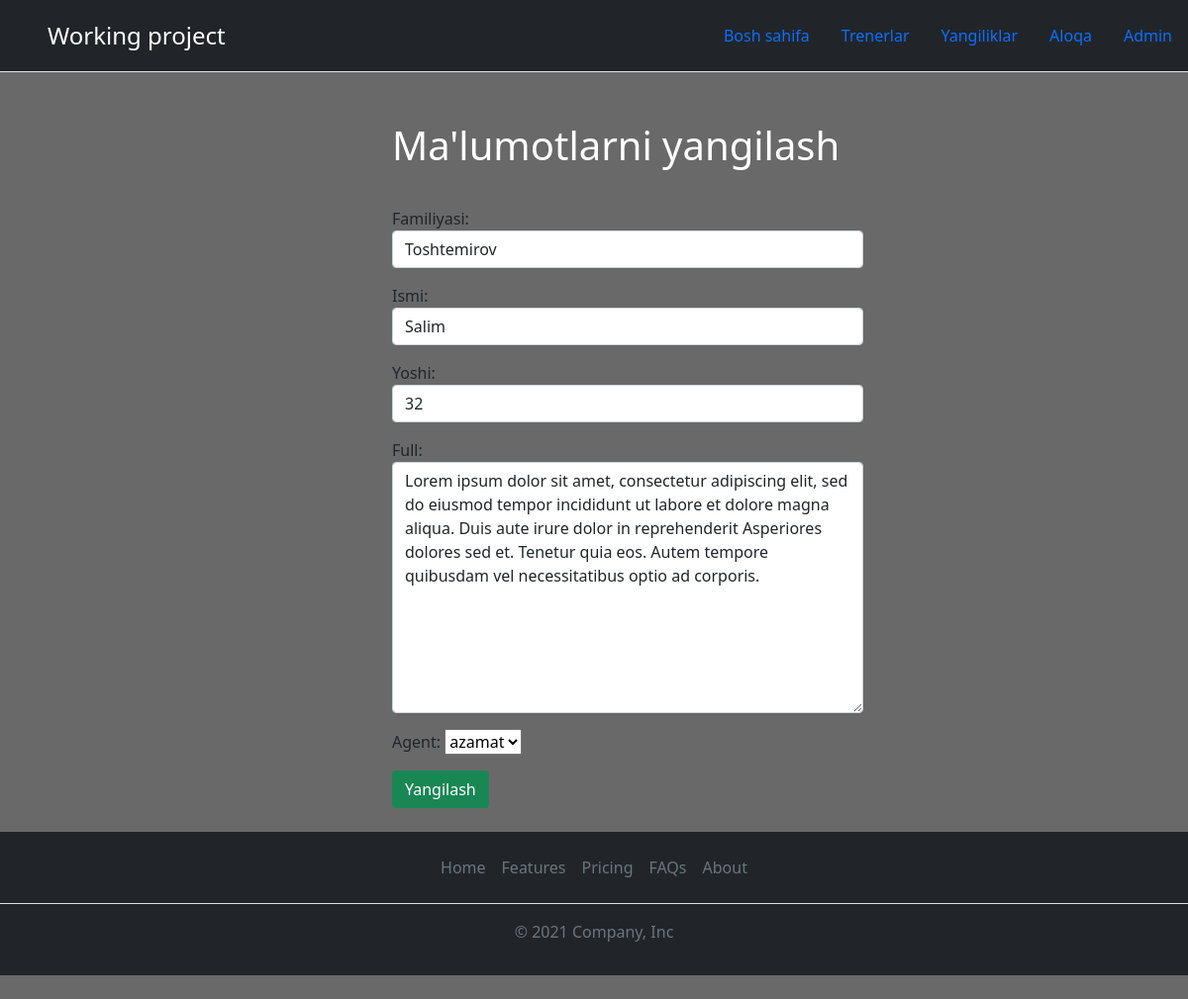
Page /2/update/ on the committed database.
### leads/models.py (models this page shows, shortened)
class Lead(models.Model):
    familiyasi = models.CharField(max_length=20)
    ismi = models.CharField(max_length=20)
    yoshi = models.IntegerField(default=0)
    full = models.TextField()
    agent = models.ForeignKey("Agent", on_delete=models.CASCADE)

### leads/views.py (the view)
def lead_update(request, pk):
    lead = Lead.objects.get(id=pk)
    form = LeadModelForm(instance = lead)
    if request.method == "POST":
        form = LeadModelForm(request.POST, instance = lead)
        if form.is_valid():
            form.save()
            return redirect('/about')
    context = {
        'form': form,
        'lead': lead
    }
    return render(request, "update.html", context)

### leads/forms.py
class LeadModelForm(forms.ModelForm):
    class Meta:
        model = Lead
        fields = ['familiyasi', 'ismi', 'yoshi', 'full', 'agent']
        widgets = {
            "familiyasi": TextInput(attrs={
                'class': 'form-control',
                'placeholder': 'Familiyasi'
            }),
            "ismi": TextInput(attrs={
                'class': 'form-control',
                'placeholder': 'Ismi'
            }),
            "yoshi": TextInput(attrs={
                'class': 'form-control',
                'placeholder': 'Yoshi'
            }),
            "full": Textarea(attrs={
                'class': 'form-control',
                'placeholder': 'Tarjimai hol'
            }),
        }

### leads/models.py (called while the page is built)
    def __str__(self):
        return str(self.user)

### template/update.html (shortened to what this page needs)
{% extends "layout.html" %}
{% block content %}
<div class="container" style="margin-left: 32%; width:500px; margin-top: 50px;">
   <h1 class="text-white" style="padding-bottom: 30px;">Ma'lumotlarni yangilash</h1>
   <form action="" method="post">
      {{ form.as_p }}
      <button type="submit" class="btn btn-success">Yangilash</button>
   </form>
</div>
{% endblock content %}

### static/css/style.css (style rules this page uses)
body { background-color:dimgray; }

### rows in the picture
Lead: familiyasi "Toshtemirov", ismi "Salim", yoshi "32", full "Lorem ipsum dolor sit amet, consectetur adipiscing elit, sed do eiusmod tempor incididunt ut labore et dolore magna aliqua. Duis aute irure dolor in reprehenderit Asperiores dolores sed et. Tenetur quia eos. Autem tempore quibusdam vel necessitatibus optio ad corporis.", agent "azamat"
